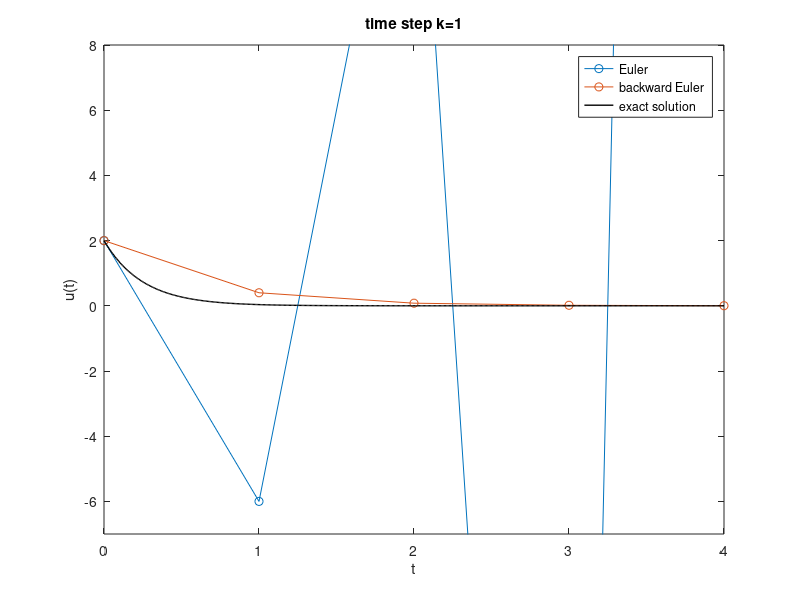
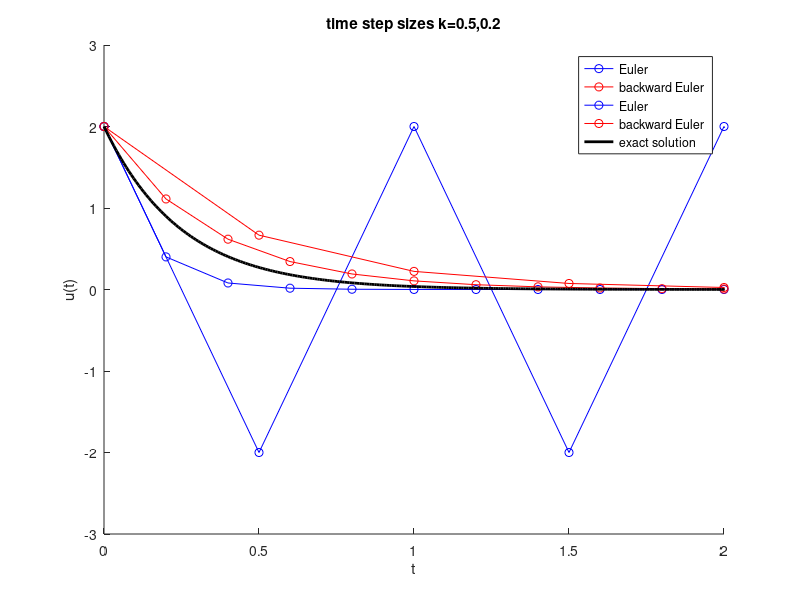

Here is the MATLAB script that generated these plots, in order:
% EULERBOTH  Plot the solutions from applying (forward) Euler
% and backwards Euler methods to the simply ODE IVP
%   u'(t) = - 4 u(t),  u(0) = 2
% Step size k=1 is shown in Figure 1 and sizes k=0.5, 0.2 in
% Figure 2.

T = 4;

% exact soluton on fine grid
tt = linspace(0,T,501);
uexact = 2 * exp(-4 * tt);

% k = 1 step size
figure(1)
k = 1;
t = 0:k:T;
N = T / k;
uEULER = 2 * (-3).^(0:N);
uBE    = 2 * (1/5).^(0:N);
plot(t,uEULER,'o-',t,uBE,'o-')
hold on
plot(tt,uexact,'k','linewidth',1.0)
hold off
legend('Euler','backward Euler','exact solution')
xlabel t, ylabel('u(t)')
axis([0 T -7 8])
title('time step k=1')
print -dpng eulerbothone.png

% k = 0.5, 0.2 step sizes
figure(2)
hold on
for k = [0.5 0.2]
    t = 0:k:T;
    N = T / k;
    uEULER = 2 * (1 - 4*k).^(0:N);
    uBE    = 2 * (1/(1 + 4*k)).^(0:N);
    plot(t,uEULER,'bo-',t,uBE,'ro-')
end
hold on
plot(tt,uexact,'k','linewidth',2.0)
hold off
legend('Euler','backward Euler','Euler','backward Euler','exact solution')
xlabel t, ylabel('u(t)')
axis([0 2 -3 3])
title('time step sizes k=0.5,0.2')
print -dpng eulerbothsmaller.png
